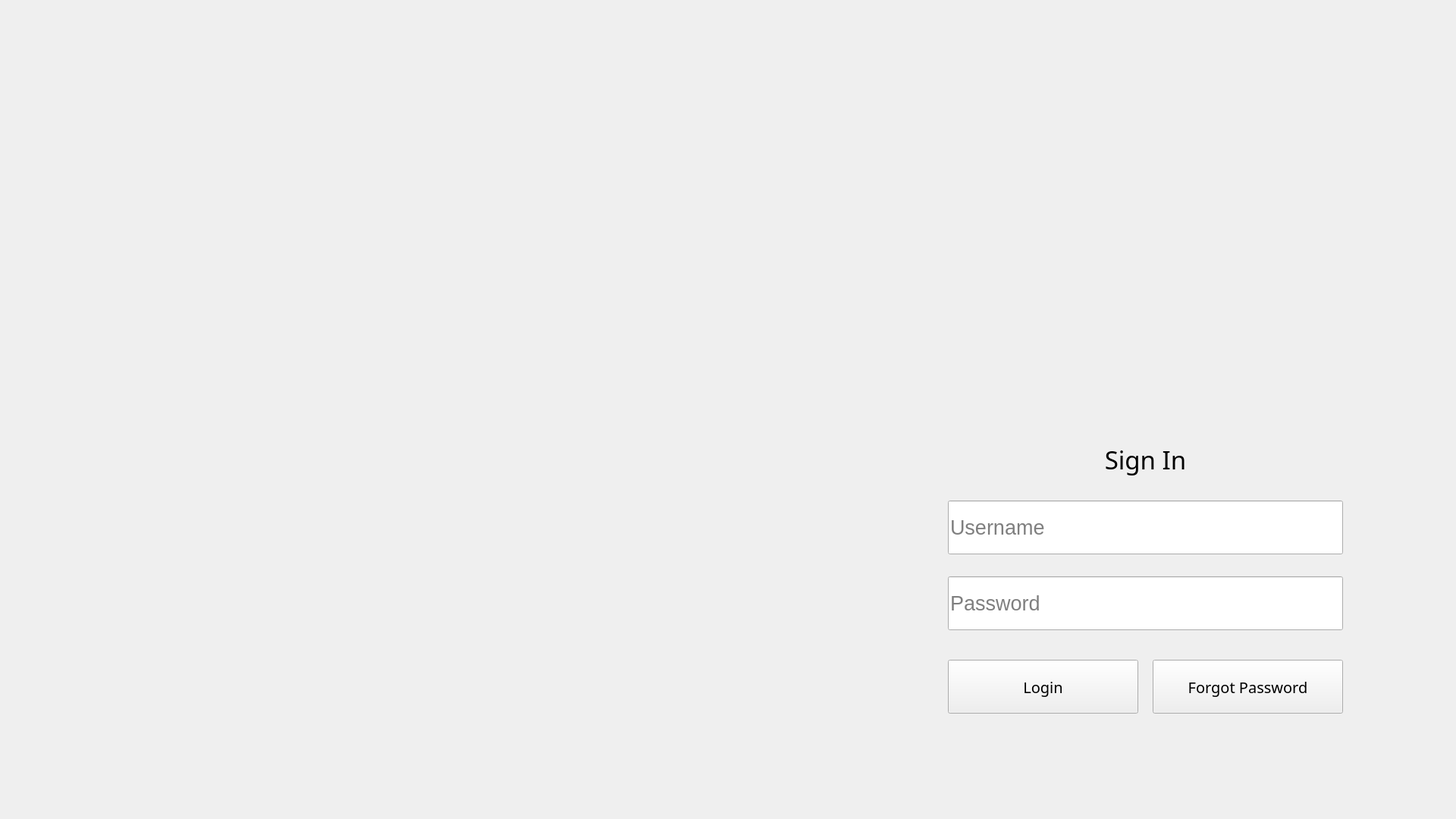
<?xml version="1.0" encoding="UTF-8"?>
<ui version="4.0">
 <class>Form_L_2</class>
 <widget class="QWidget" name="Form_L_2">
  <property name="geometry">
   <rect>
    <x>0</x>
    <y>0</y>
    <width>1920</width>
    <height>1080</height>
   </rect>
  </property>
  <property name="windowTitle">
   <string>Form</string>
  </property>
  <widget class="QLineEdit" name="passwordInput_L_2">
   <property name="geometry">
    <rect>
     <x>1250</x>
     <y>760</y>
     <width>521</width>
     <height>71</height>
    </rect>
   </property>
   <property name="font">
    <font>
     <pointsize>20</pointsize>
    </font>
   </property>
   <property name="placeholderText">
    <string>Password</string>
   </property>
  </widget>
  <widget class="QLineEdit" name="usernameInput_L_2">
   <property name="geometry">
    <rect>
     <x>1250</x>
     <y>660</y>
     <width>521</width>
     <height>71</height>
    </rect>
   </property>
   <property name="font">
    <font>
     <pointsize>20</pointsize>
    </font>
   </property>
   <property name="placeholderText">
    <string>Username</string>
   </property>
  </widget>
  <widget class="QPushButton" name="forgotPasswordButton_L_2">
   <property name="geometry">
    <rect>
     <x>1520</x>
     <y>870</y>
     <width>251</width>
     <height>71</height>
    </rect>
   </property>
   <property name="font">
    <font>
     <family>Franklin Gothic Medium Cond</family>
     <pointsize>15</pointsize>
    </font>
   </property>
   <property name="text">
    <string>Forgot Password</string>
   </property>
  </widget>
  <widget class="QLabel" name="signInLabel_L_2">
   <property name="geometry">
    <rect>
     <x>1250</x>
     <y>570</y>
     <width>521</width>
     <height>71</height>
    </rect>
   </property>
   <property name="font">
    <font>
     <family>Franklin Gothic Medium Cond</family>
     <pointsize>25</pointsize>
    </font>
   </property>
   <property name="text">
    <string>Sign In</string>
   </property>
   <property name="alignment">
    <set>Qt::AlignCenter</set>
   </property>
  </widget>
  <widget class="QPushButton" name="loginButton_L_2">
   <property name="geometry">
    <rect>
     <x>1250</x>
     <y>870</y>
     <width>251</width>
     <height>71</height>
    </rect>
   </property>
   <property name="font">
    <font>
     <family>Franklin Gothic Medium Cond</family>
     <pointsize>15</pointsize>
    </font>
   </property>
   <property name="styleSheet">
    <string notr="true"/>
   </property>
   <property name="text">
    <string>Login</string>
   </property>
  </widget>
 </widget>
 <tabstops>
  <tabstop>usernameInput_L_2</tabstop>
  <tabstop>passwordInput_L_2</tabstop>
  <tabstop>loginButton_L_2</tabstop>
  <tabstop>forgotPasswordButton_L_2</tabstop>
 </tabstops>
 <resources/>
 <connections/>
</ui>
